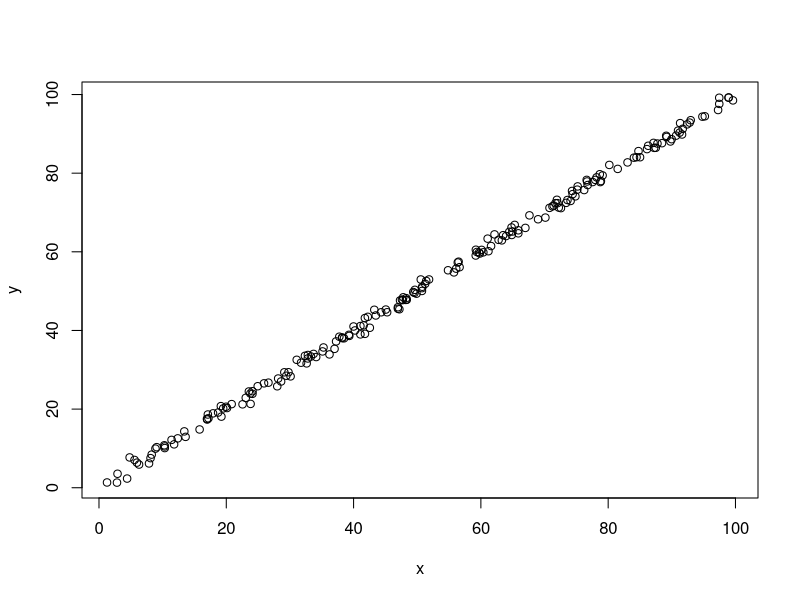
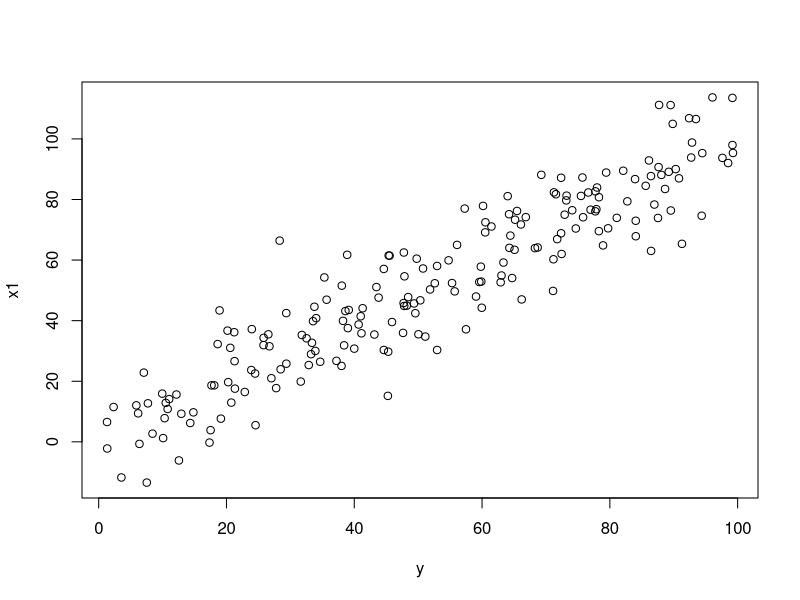
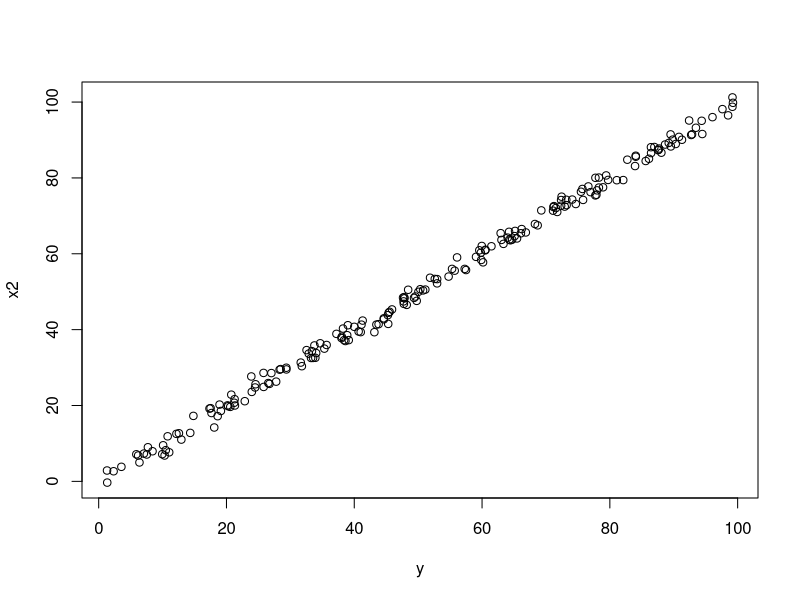
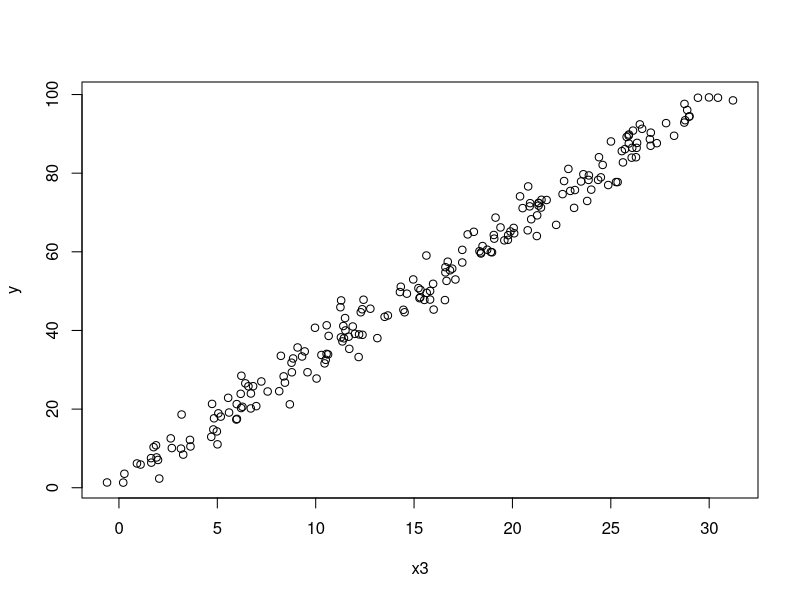
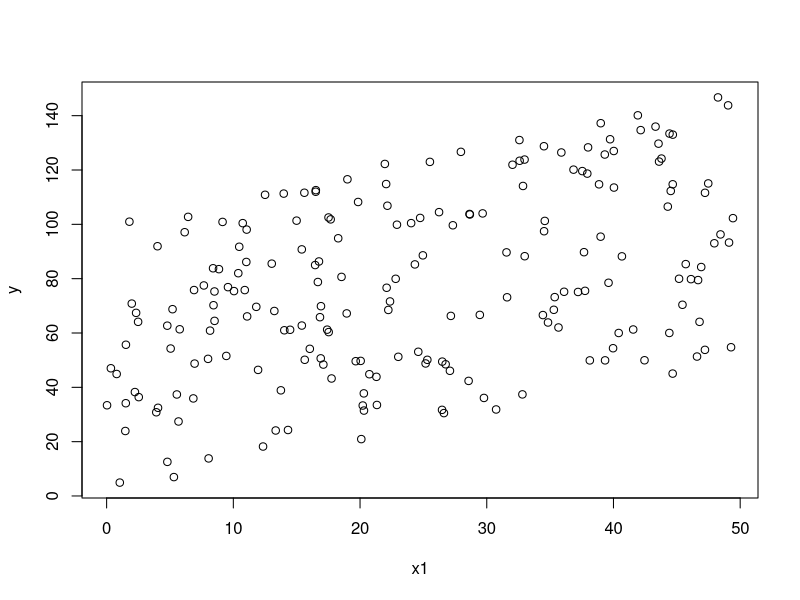
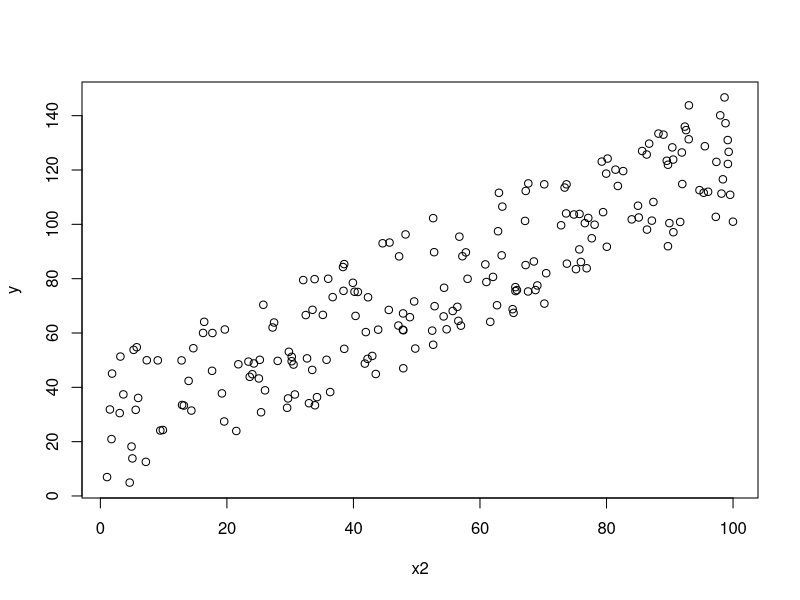
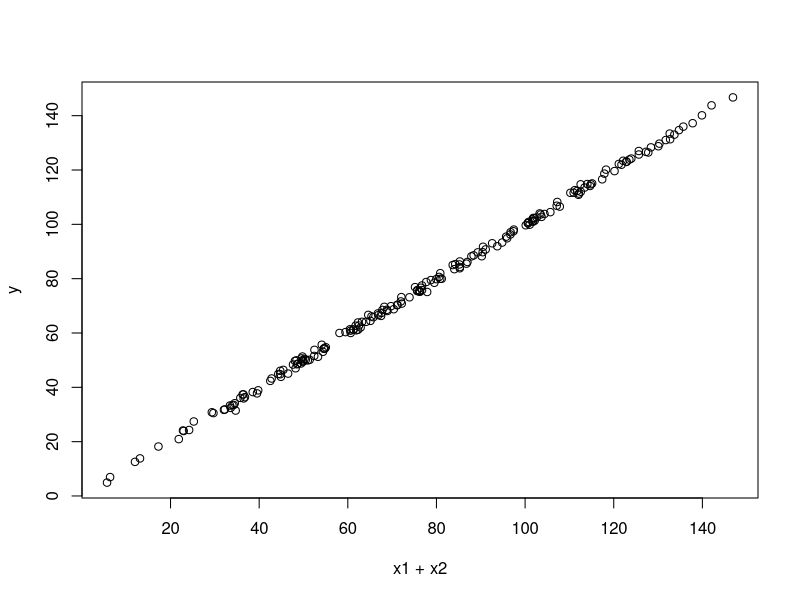
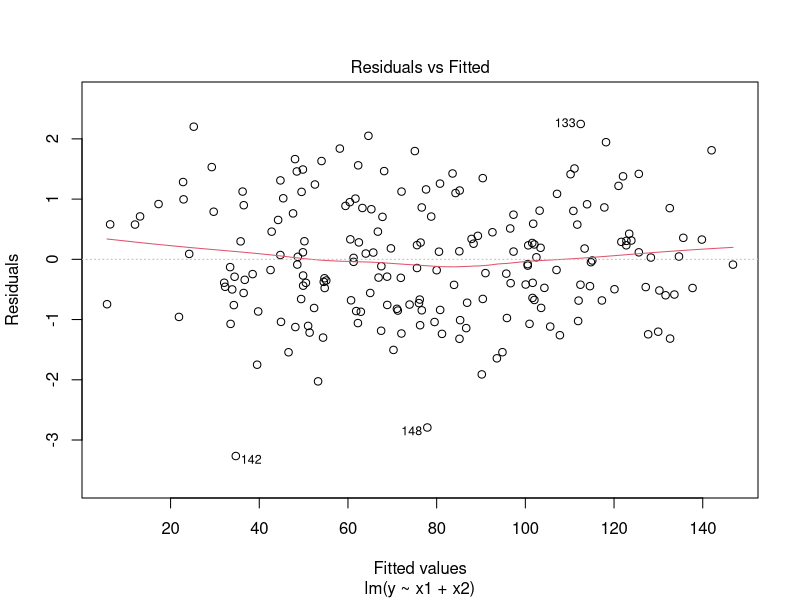

These charts were generated, in order, by the following R code:
## ---- chunk 1
knitr::opts_chunk$set(echo = TRUE)
## ---- chunk 2

set.seed(1)

y = runif(200,0,100)
x = rnorm(200,y,1)

plot (x,y)
linear = lm(y~x)
linear

x1 = rnorm(200,y,10)
plot(y,x1)
linear1 =  lm(y~x)
linear1

x2 = rnorm(200, rnorm(200,y,1),1)
plot(y,x2)
linear2 = lm(y~x2)
linear2

x3 =  rnorm(200, 0.3*y, 1)

plot(x3,y)
linear3 = lm(y~x3)
linear3
## ---- chunk 3

## The true underlying relationship y= x3+x4 with errors....

x1= runif(200,0,50)
x2=runif(200,0,100)

y=rnorm(200,x1+x2,1)
linear4 = lm(y~x1+x2)
linear4

plot(x1,y)
plot(x2,y)
plot(x1+x2,y)
plot(linear4)
#linear3 = lm(y~x3,x4)
#linear3

linear5 = lm(y~x1)
linear5
linear6  = lm(y~x2)
linear6

y2 = rnorm(200,0.3*x1-0.4*x2,1)
plot(x1+x2, y2)

linear7= lm(y2~x1+x2)
linear7

plot(x1,x2)
cor(x1,x2)
